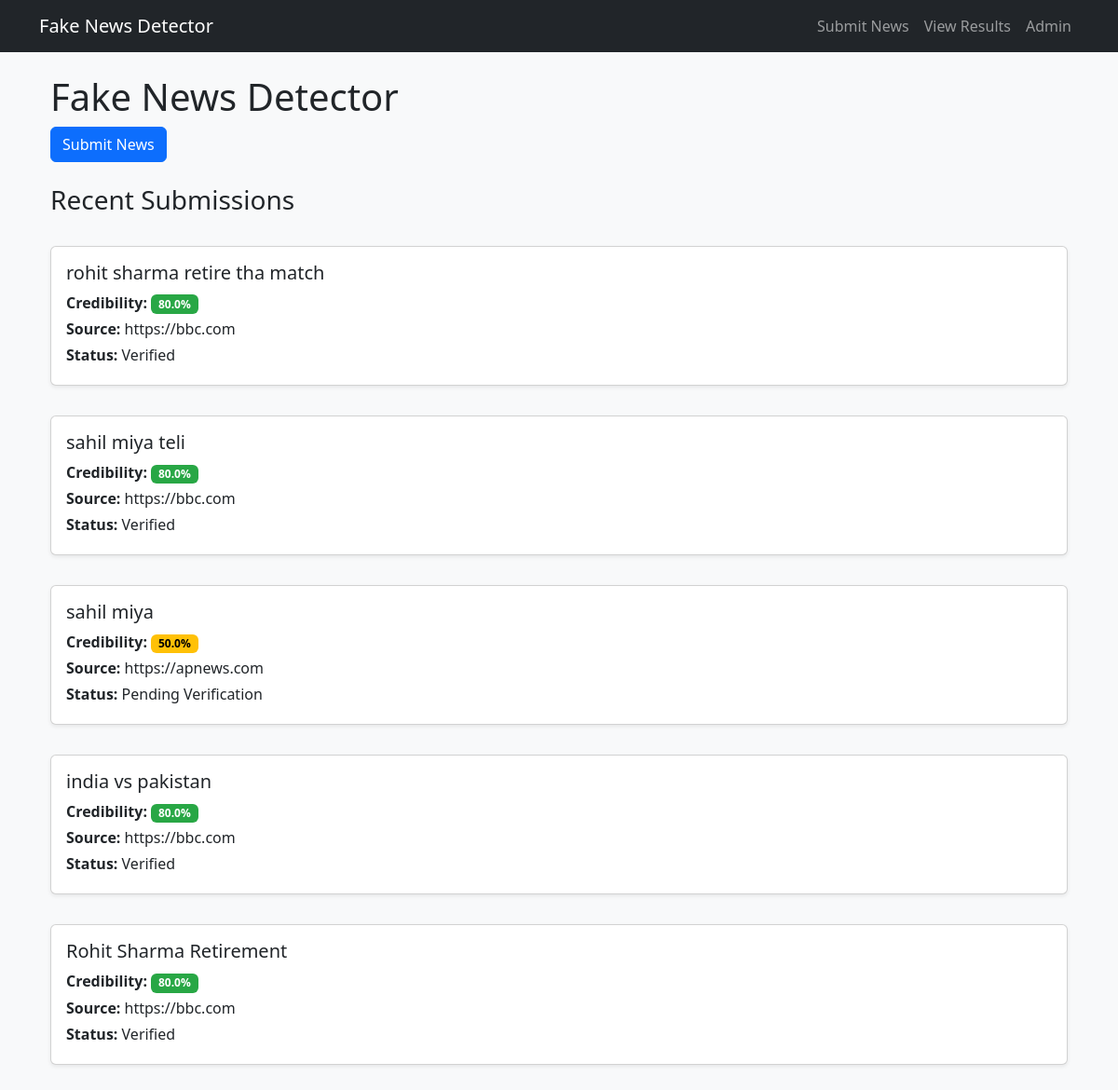
The page / on the database its author committed.
### detector/models.py (models this page shows, shortened)
class NewsArticle(models.Model):
    title = models.CharField(max_length=200)
    content = models.TextField()
    source_url = models.URLField()
    is_verified = models.BooleanField(default=False)
    credibility_score = models.FloatField(default=0.0)  # Add this field
    verification_result = models.CharField(max_length=100, blank=True)
    submitted_at = models.DateTimeField(auto_now_add=True)
    keywords = models.TextField(blank=True)
    source_reliability = models.CharField(max_length=50, blank=True)

### detector/views.py (the view)
# urls.py: path('', views.home, name='home'),
def home(request):
    articles = NewsArticle.objects.all().order_by('-submitted_at')[:5]
    return render(request, 'detector/home.html', {'articles': articles})

### templates/detector/home.html (shortened to what this page needs)
{% extends 'base.html' %}
{% block content %}
<div class="container">
    <h1>Fake News Detector</h1>
    <div class="mb-4">
        <a href="{% url 'submit' %}" class="btn btn-primary">Submit News</a>
    </div>
    <h3>Recent Submissions</h3>
    {% for article in articles %}
    <div class="card mb-3">
        <div class="card-body">
            <h5>{{ article.title }}</h5>
            <p class="mb-1"><strong>Credibility:</strong>
                <span class="badge
                    {% if article.credibility_score > 70 %}bg-success
                    {% elif article.credibility_score > 40 %}bg-warning
                    {% else %}bg-danger{% endif %}">
                    {{ article.credibility_score }}%
                </span>
            </p>
            <p class="mb-1"><strong>Source:</strong> {{ article.source_url }}</p>
            <p class="mb-1"><strong>Status:</strong> {{ article.verification_result }}</p>
        </div>
    </div>
    {% empty %}
    <p>No articles submitted yet.</p>
    {% endfor %}
</div>
{% endblock %}

### static/css/style.css (style rules this page uses)
body { background-color: #f8f9fa; padding-bottom: 2rem; }
.card { margin-top: 2rem; box-shadow: 0 0.125rem 0.25rem rgba(0, 0, 0, 0.075); }
.badge { margin-right: 0.5rem; }
.bg-success { background-color: #28a745 !important; }
.bg-warning { background-color: #ffc107 !important; color: #000 !important; }

### rows shown on the page
NewsArticle: title "rohit sharma retire tha match", credibility_score "80.0", source_url "https://bbc.com", verification_result "Verified"
NewsArticle: title "sahil miya teli", credibility_score "80.0", source_url "https://bbc.com", verification_result "Verified"
NewsArticle: title "sahil miya", credibility_score "50.0", source_url "https://apnews.com", verification_result "Pending Verification"
NewsArticle: title "india vs pakistan", credibility_score "80.0", source_url "https://bbc.com", verification_result "Verified"
NewsArticle: title "Rohit Sharma Retirement", credibility_score "80.0", source_url "https://bbc.com", verification_result "Verified"
